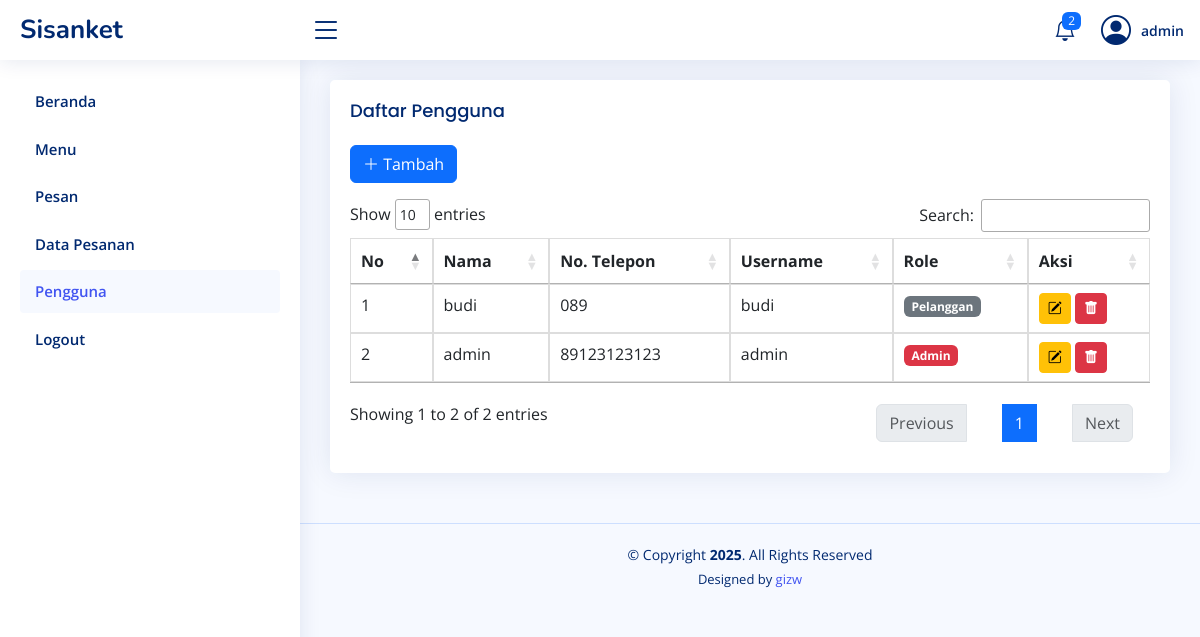
The page /pengguna.php (signed in) on the database its author committed.
### tables this page shows
CREATE TABLE `pengguna` (
  `id_pengguna` int(11) NOT NULL,
  `nama` varchar(100) NOT NULL,
  `no_telp` varchar(20) DEFAULT NULL,
  `username` varchar(50) NOT NULL,
  `password` varchar(255) NOT NULL,
  `role` enum('Admin','Pelanggan') NOT NULL
);

### pengguna.php (the view, shortened to what this page needs)
<?php include('head.php'); ?>
<body>
    <?php include('side_bar.php'); ?>
    <main id="main" class="main">
        <section class="section">
            <div class="row">
                <div class="col-lg-12">
                    <div class="card">
                        <div class="card-body">
                            <h5 class="card-title">Daftar Pengguna</h5>
                            <?php if ($_SESSION['ROLE'] == 'Admin'): ?>
                            <button class="btn btn-primary mb-3" data-bs-toggle="modal" data-bs-target="#tambahPenggunaModal">
                                <i class="bi bi-plus-lg"></i> Tambah
                            </button>
                            <?php endif; ?>
                            <div class="table-responsive">
                                <table class="table table-hover datatable">
                                    <thead>
                                        <tr>
                                            <th>No</th>
                                            <th>Nama</th>
                                            <th>No. Telepon</th>
                                            <th>Username</th>
                                            <th>Role</th>
                                            <th>Aksi</th>
                                        </tr>
                                    </thead>
                                    <tbody>
                                        <?php
                                        require 'dbcon.php';
                                        $no = 1;
                                        $query = $conn->query("SELECT * FROM pengguna ORDER BY id_pengguna DESC");
                                        while ($row = $query->fetch_assoc()) {
                                        ?>
                                        <tr>
                                            <td><?= $no++; ?></td>
                                            <td><?= htmlspecialchars($row['nama']) ?></td>
                                            <td><?= htmlspecialchars($row['no_telp']) ?></td>
                                            <td><?= htmlspecialchars($row['username']) ?></td>
                                            <td>
                                                <?php if ($row['role'] == 'Admin'): ?>
                                                    <span class="badge bg-danger"><?= $row['role'] ?></span>
                                                <?php else: ?>
                                                    <span class="badge bg-secondary"><?= $row['role'] ?></span>
                                                <?php endif; ?>
                                            </td>
                                            <td>
                                                <button class="btn btn-sm btn-warning" data-bs-toggle="modal" data-bs-target="#editPengguna<?= $row['id_pengguna'] ?>">
                                                    <i class="bi bi-pencil-square"></i>
                                                </button>
                                                <button class="btn btn-sm btn-danger" data-bs-toggle="modal" data-bs-target="#hapusPengguna<?= $row['id_pengguna'] ?>">
                                                    <i class="bi bi-trash-fill"></i>
                                                </button>
                                            </td>
                                        </tr>
                                        <?php } ?>
                                    </tbody>
                                </table>
                            </div>
                        </div>
                    </div>
                </div>
            </div>
        </section>
    </main>
    <?php include('footer.php'); ?>
</body>
</html>

### assets/css/style.css (style rules this page uses)
:root { scroll-behavior: smooth; }
body { font-family: "Open Sans", sans-serif; background: #f6f9ff; color: #444444; }
h1, h2, h3, h4, h5, h6 { font-family: "Nunito", sans-serif; }
#main { margin-top: 60px; padding: 20px 30px; transition: all 0.3s; }
.card { margin-bottom: 30px; border: none; border-radius: 5px; box-shadow: 0px 0 30px rgba(1, 41, 112, 0.1); }
.card-title { padding: 20px 0 15px 0; font-size: 18px; font-weight: 500; color: #012970; font-family: "Poppins", sans-serif; }
.card-body { padding: 0 20px 20px 20px; }
@media (min-width: 1200px) { #main, #footer { margin-left: 300px; } }

### head.php (style rules this page uses)
table.datatable { border-collapse: collapse; }
table.datatable th, table.datatable td { border: 1px solid #ddd; padding: 8px; }
table.datatable th { font-weight: bold; border-bottom: 2px solid #ddd; text-align:center; }
table.datatable tr:nth-child(even) { background-color: #f9f9f9; }

### rows shown on the page
pengguna: nama "budi", no_telp "089", username "budi", role "Pelanggan"
pengguna: nama "admin", no_telp "89123123123", username "admin", role "Admin"

### other values the page prints
$jml "2"
$_SESSION['NAMA'] "admin"
